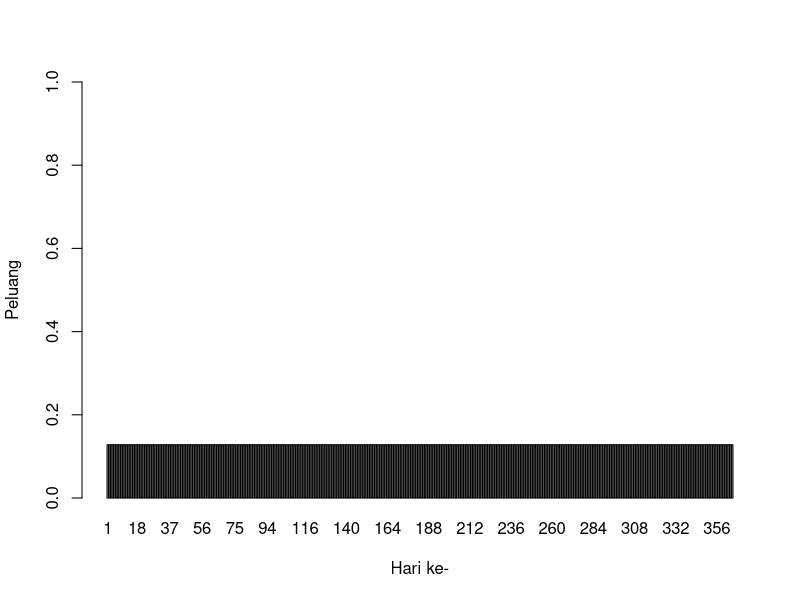

This chart was generated by the following R code:
# A
print( dpois (6, 4.5) )


# B
peluang = dpois (6, 4.5)
data = data.frame(y=c(peluang), x=c(1:365))
barplot(data$y, names.arg=data$x, ylab="Peluang", xlab="Hari ke-", ylim=0:1)

# C
#hasil a sama b tidak berubah

# D
rata = 4.5
var = 4.5
#rataan
cat ("Rataan(??) = ", rata, "\n")

#varian
cat ("Varian(??²) = ", var, "\n")
